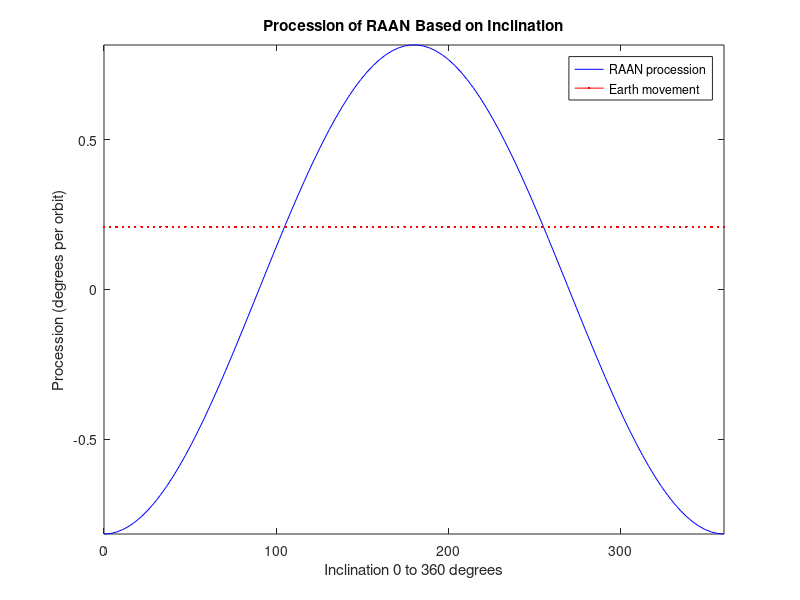
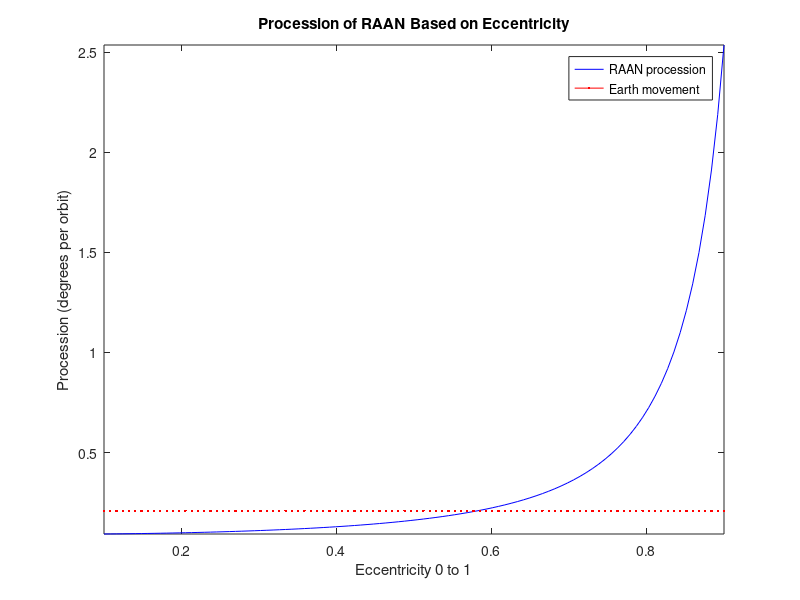
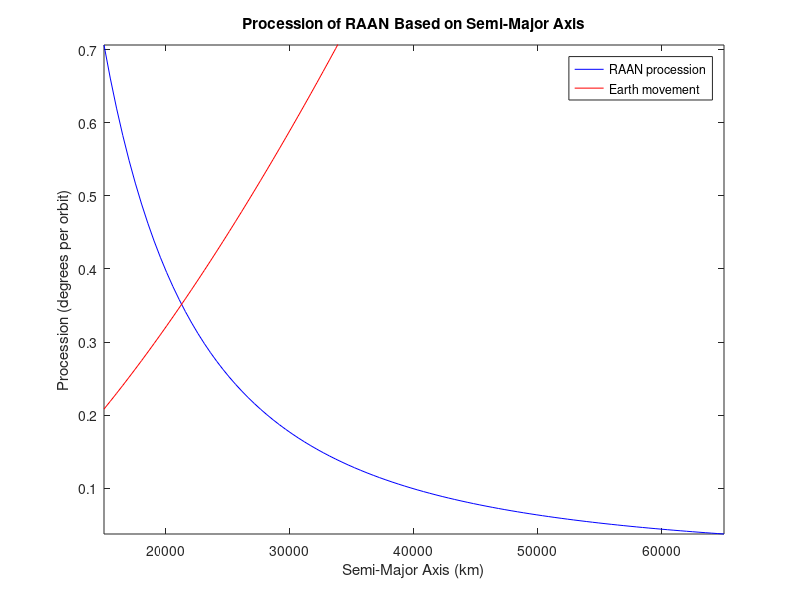

Write the MATLAB code that produced these figures, in order.
% Zane Grothe
% AERO 6330
% HW 2
% 2/14/22 <3

clear all
close all
clc

% Problem 1 ~~~~~~~~~~~~~~~~~~~~

J2=1.08263*10^-3; % J2 coefficient
RE=6378; % Radius of Earth (km)
mu=398600; % Earth's Gravitational Parameter (km^3/s^2)



% Inclination effect on RAAN ~~~~~~~~~~

a=15000; % Semi-Major Axis (km)
ec=0.8; % Eccentricity
p=a*(1-ec^2); % Semi-Latus Rectum (km)
n=2*pi; % Mean motion
T=2*pi*sqrt(a^3/mu); % Period (s)
S_opd=86400/T; % spacecraft orbits per day

in=linspace(0,2*pi); % Inclination (radians)

% delta Omega i.e. procession of RAAN (radians per orbit)
DO_in=-3/2*n*J2*RE^2*cos(in)/p^2; 

% Convert to degrees
in_deg=in*180/pi; 
DO_in_deg=DO_in*180/pi;

% Processions
E_dpd=360/365.45; % Earth degrees per day
E_dpo=E_dpd/S_opd; % Earth degrees per SC orbit

% Plots
figure(1)
plot(in_deg,DO_in_deg,'color','b')
hold on
plot(in_deg,E_dpo,'color','r')
hold off
xlim([0,360])
ylim([min(DO_in_deg),max(DO_in_deg)])
xlabel('Inclination 0 to 360 degrees')
ylabel('Procession (degrees per orbit)')
title('Procession of RAAN Based on Inclination')
legend({'RAAN procession','Earth movement'},'Location','northeast')



% Eccentricity effect on RAAN ~~~~~~~~~~

a=15000; % Semi-Major Axis (km)
ec=linspace(0.1,0.9); % Eccentricity
p=a*(1-ec.^2); % Semi-Latus Rectums (km)
n=2*pi; % Mean motion
T=2*pi*sqrt(a^3/mu); % Period (s)
S_opd=86400/T; % spacecraft orbits per day
in=150*pi/180; % Inclination (radians)

% delta Omega i.e. procession of RAAN (radians per orbit)
DO_ec=-3/2*n*J2*RE^2*cos(in)./p.^2;

% Convert to degrees
DO_ec_deg=DO_ec*180/pi;

% Processions
E_dpd=360/365.45; % Earth degrees per day
E_dpo=E_dpd/S_opd; % Earth degrees per SC orbit

% Plot
figure(2)
plot(ec,DO_ec_deg,'color','b')
hold on
plot(ec,E_dpo,'color','r')
hold off
xlim([0.1,0.9])
ylim([min(DO_ec_deg),max(DO_ec_deg)])
xlabel('Eccentricity 0 to 1')
ylabel('Procession (degrees per orbit)')
title('Procession of RAAN Based on Eccentricity')
legend({'RAAN procession','Earth movement'},'Location','northeast')



% Semi-Major Axis effect on RAAN ~~~~~~~~~~

a=linspace(15000,65000); % Perigee altitude (km)
ec=0.8; % Eccentricity
p=a*(1-ec^2); % Semi-Latus Rectum (km)
n=2*pi; % Mean motion
T=2*pi*sqrt(a.^3/mu); % Period (s)
S_opd=86400./T; % spacecraft orbits per day
in=150*pi/180; % Inclination (radians)

% delta Omega i.e. procession of RAAN (radians per orbit)
DO_a=-3/2*n*J2*RE^2*cos(in)./p.^2;

% Convert to degrees
DO_a_deg=DO_a*180/pi;

% Processions
E_dpd=360/365.45; % Earth degrees per day
E_dpo=E_dpd./S_opd; % Earth degrees per SC orbit

% Plot
figure(3)
plot(a,DO_a_deg,'color','b')
hold on
plot(a,E_dpo,'color','r')
hold off
xlim([min(a),max(a)])
ylim([min(DO_a_deg),max(DO_a_deg)])
xlabel('Semi-Major Axis (km)')
ylabel('Procession (degrees per orbit)')
title('Procession of RAAN Based on Semi-Major Axis')
legend({'RAAN procession','Earth movement'},'Location','northeast')


